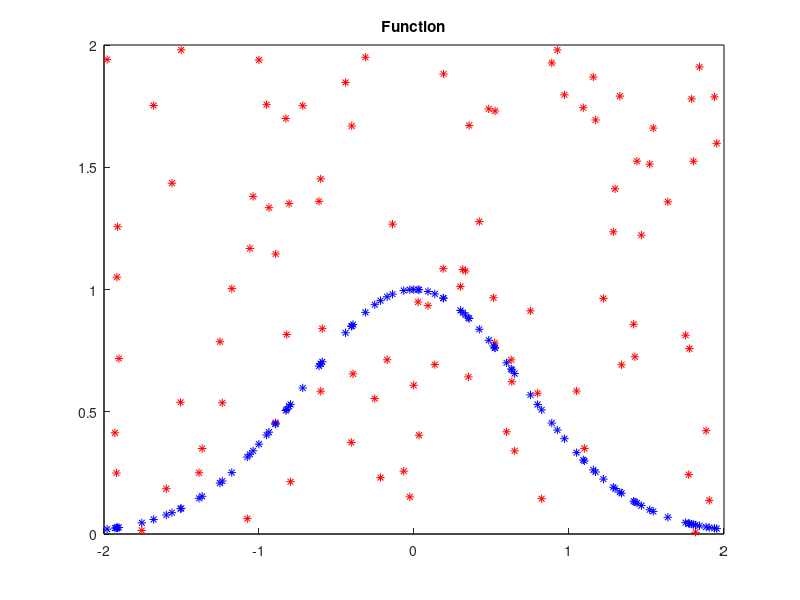

MATLAB code to generate this figure:
# g1 : [-2, 2] -> R, g1(x) = e^[-(x^2)]

N = 100;
a = -2;
b = 2;
M = 2;

f = @(x) exp(-x.^2);

rectangle("Position", [a, 0, (b - a), M]);
title("Function");

hold on;

x = unifrnd(a, b, 1, N);
y = unifrnd(0, M, 1, N);
for i = 1 : N
  px = x(i);
  py = y(i);
  plot(px, py, "*r");
endfor

plot(x, f(x), '*b');